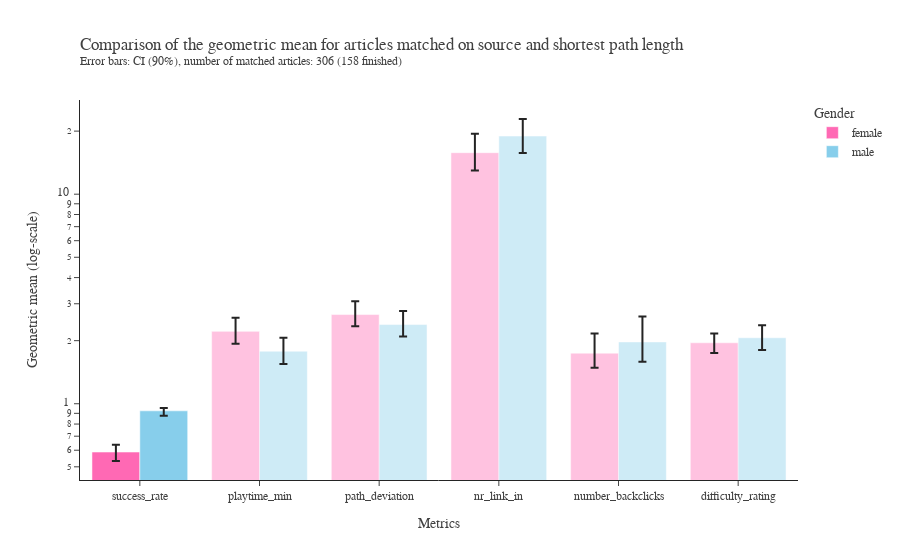

Notebook code cell kept with this figure:
### Markdown cell above
Matching on source and shortest path length and repeating the analysis, shows that now only the success rate has a significant difference in mean. However the tendencies stay the same, meaning that the playtime and path deviation of women is still higher. Given more data or a more stratified matching might lead to signifant results at this stage of the analysis.

### Code cell
summary_figure(shpath_match_summary,f"{len(shpath_match)} ({len(fin_shpath_match)} finished)", 
            "source and shortest path length", "shpath_match", opacity = [1,0.4,0.4,0.4,0.4, 0.4])

### Figure 1 — Plotly figure (JSON) as saved in the notebook; plotly's stock layout.template omitted (floating-point values rounded to 4 significant figures)
{"data": [{"error_y": {"array": [0.05, 0.36, 0.422, 3.649, 0.418, 0.21], "arrayminus": [0.055, 0.283, 0.322, 2.803, 0.258, 0.206], "type": "data"}, "hovertemplate": "Geometric mean: %{y}", "marker": {"color": ["hotpink", "hotpink", "hotpink", "hotpink", "hotpink", "hotpink"], "opacity": [1, 0.4, 0.4, 0.4, 0.4, 0.4]}, "name": "female", "type": "bar", "x": ["success_rate", "playtime_min", "path_deviation", "nr_link_in", "number_backclicks", "difficulty_rating"], "y": [0.588, 2.215, 2.665, 15.78, 1.743, 1.954]}, {"error_y": {"array": [0.03, 0.282, 0.387, 3.907, 0.633, 0.301], "arrayminus": [0.048, 0.236, 0.295, 3.218, 0.388, 0.259], "type": "data"}, "hovertemplate": "Geometric mean: %{y}", "marker": {"color": ["skyblue", "skyblue", "skyblue", "skyblue", "skyblue", "skyblue"], "opacity": [1, 0.4, 0.4, 0.4, 0.4, 0.4]}, "name": "male", "type": "bar", "x": ["success_rate", "playtime_min", "path_deviation", "nr_link_in", "number_backclicks", "difficulty_rating"], "y": [0.925, 1.782, 2.387, 18.94, 1.973, 2.065]}], "layout": {"barmode": "group", "font": {"color": "#404040", "family": "Times New Roman, serif"}, "legend": {"title": {"text": "Gender"}}, "title": {"text": "Comparison of the geometric mean for articles matched on source and shortest path length<br><sup>Error bars: CI (90%), number of matched articles: 306 (158 finished)</sup>", "x": 0, "xref": "paper"}, "xaxis": {"title": {"text": "Metrics"}}, "yaxis": {"title": {"text": "Geometric mean (log-scale)"}, "type": "log"}}}
